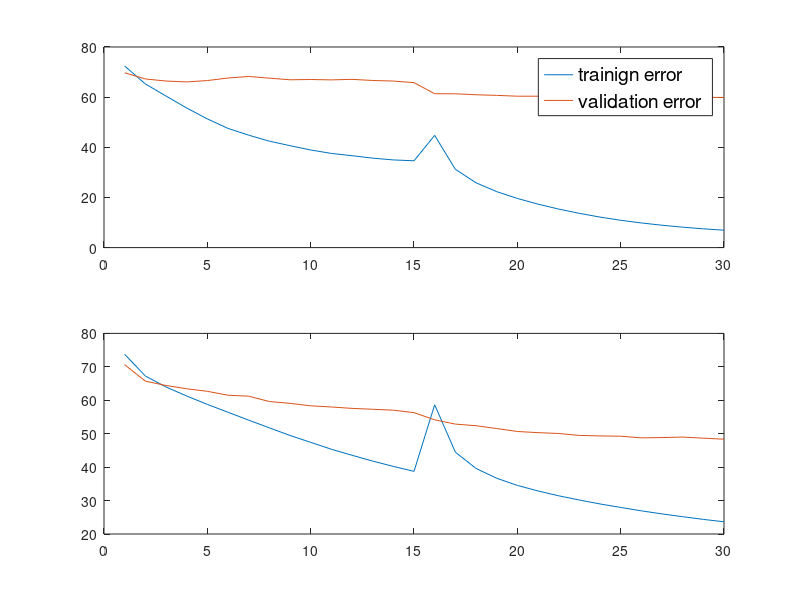

The MATLAB source for this figure:

training_err1 = [ ...
 72.400261 ...
 65.278160 ...
 60.431426 ...
 55.676526 ...
 51.315203 ...
 47.531781 ...
 44.838568 ...
 42.442013 ...
 40.643203 ...
 38.928356 ...
 37.557397 ...
 36.644954 ...
 35.674787 ...
 34.959790 ...
 34.615902 ...
 44.757229 ...
 31.232453 ...
 25.850782 ...
 22.320890 ...
 19.603078 ...
 17.332303 ...
 15.364091 ...
 13.663839 ...
 12.166608 ...
 10.892731 ...
 9.831549 ...
 8.915007 ...
 8.149992 ...
 7.483699 ...
 6.933676 ...
    ];

validation_err1 = [ ...
    69.7087   67.2515   66.4200   66.0744   66.6111   67.6260   68.2427   67.5678 ...
    66.9222   67.0325   66.8800   67.0890   66.6454   66.4157   65.7820   61.3663 ...
    61.3324   60.9494   60.7023   60.3761   60.3703   60.1913   60.2098   60.2274 ...
    60.3042   59.9164   59.9269   59.8143   59.9089   59.8869 ...
    ];


training_err2 = [ ...
 73.749082  ...
 67.265067  ...
 63.970665  ...
 61.269908  ...
 58.767744  ...
 56.414482  ...
 54.056629  ...
 51.755845  ...
 49.468835  ...
 47.412560  ...
 45.358745  ...
 43.551572  ...
 41.807862  ...
 40.218468  ...
 38.734847  ...
 58.649179  ...
 44.490580  ...
 39.609244  ...
 36.675457  ...
 34.537678  ...
 32.873832  ...
 31.426782  ...
 30.163728  ...
 28.987589  ...
 27.946087  ...
 26.930822  ...
 26.006245  ...
 25.177110  ...
 24.365849  ...
 23.660035  ...
    ];

validation_err2 = [ ...
    70.6440   65.7225   64.4159   63.4376   62.6747   61.5092   61.2220   59.6274 ...
    59.0727   58.3391   57.9937   57.5717   57.3065   57.0302   56.2999   54.1556 ...
    52.8728   52.3862   51.5482   50.6609   50.3139   50.0643   49.4869   49.3392 ...
    49.2499   48.7598   48.8452   48.9908   48.6652   48.3567 ...
    ];


X = 1:length(training_err1);

figure

subplot(2, 1, 1)
plot(X, training_err1, X, validation_err1)

h = legend('trainign error', 'validation error');
set(h, 'FontSize', 14);

subplot(2, 1, 2)
plot(X, training_err2, X, validation_err2)


